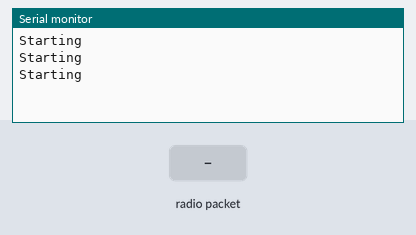
This program was run on a simulated Arduino Nano, built with avr-gcc and run on an emulated ATmega328P. Parts: the last lines printed to the serial monitor. The inputs (shaded band) are chosen by the test bench. No radio packets arrive unless stated.

Above: at 1.2 s.
1.3 s: radio packet "1" arrives
At 2.5 s:
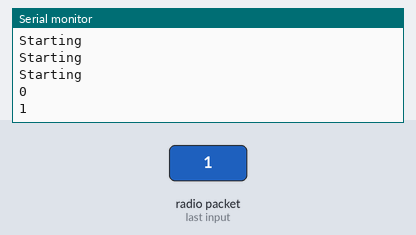
2.8 s: radio packet "2" arrives
At 3.9 s:
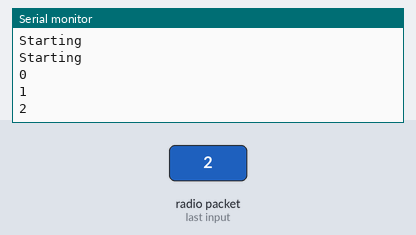

The program:

main.cpp
```cpp
#include <Arduino.h>
#include <SPI.h>
#include <nRF24L01.h>
#include <RF24.h>

#define ListeningDuration 1000
#define SendingDuration 100
#define AcknowledgeDuration 100


RF24 radio(7, 10); // CE, CSN

const byte address[6] {"00001"};

const char text[] {"Hello I am module 1"};
const char collision[] {"collision"};
const char send_ack[] {"ack"};

int STATE {0};
int i {0};

long start {0};
long duration {0};

bool first {true};
bool first2 {true};
bool first3 {true};
bool first6 {true};
bool collision_first {true};

void setup()
{
  Serial.begin(115200);

  radio.begin();
  radio.openReadingPipe(0, address);
  radio.openWritingPipe(address);
  radio.setPALevel(RF24_PA_HIGH);
  Serial.println("Starting");
  start = millis();
}

void loop()
{
  duration = millis() - start;
  switch(STATE)
  {
    case 0:
    {
      Serial.println("Starting");
      first = true;
      first2 = true;
      first3 = true;
      first6 = true;
      collision_first = true;

      radio.startListening();
      STATE = 1;
      break;
    }

    case 1:
    {
      if(first)
      {
        //Serial.println("Scanning for other system");
        start = millis();
        first = false;
        break;
      }
      if(duration <= ListeningDuration)
      {
        if (radio.available())
        {
          //Serial.print("Other system detected");
          Serial.println(i);
          i++;
          char received[32] = "";
          radio.read(&received, sizeof(received));
          Serial.println(received);
          int eval = strcmp("collision", received);
          if(eval == 0)
          {
            STATE = 6;
          }
          else
          {
            STATE = 2;
          }
        }
      }
      else
      {
        start = millis();
        STATE = 5;
      }
      break;
    }

    case 2:
    {
      radio.stopListening();
      //Serial.println("Sending distress signal");
      delay(10);
      radio.write(&collision, sizeof(collision));
      STATE = 3;
      break;
    }

    case 3:
    {
      if(first3)
      {
        start = millis();
        first3 = false;
        break;
      }
      radio.startListening();
      delay(10);
      if(radio.available())
      {
        //Serial.println("Checking for acknowledgement");
        char ack[32] {"/0"};
        radio.read(&ack, sizeof(ack));
        Serial.println(ack);
        int eval = strcmp("ack", ack);
        if(eval == 0)
        {
          //Serial.println("collision acknowledged");
          STATE = 4;
          break;
        }
      }
      if(duration > AcknowledgeDuration)
      {
        STATE = 2;
      }
      break;
    }

    case 4:
    {
      if(collision_first)
      {
        Serial.println("Collision has been detected");
        collision_first = false;
      }
      break;
    }

    case 5:
    {
      //Serial.println("Sending");
      radio.stopListening();
      delay(10);
      radio.write(&text, sizeof(text));
      STATE = 0;
      break;
    }

    case 6:
    {
      if(first6)
      {
        start = millis();
        first6 = false;
        break;
      }
      //Serial.println("Sending ACK");
      radio.stopListening();
      delay(10);
      radio.write(&send_ack, sizeof(send_ack));
      if(duration > AcknowledgeDuration)
      {
        STATE = 4;
      }

      break;
    }

    default:
    {
      break;
    }
  }

}
```

StateMachine.h
```cpp
#ifndef StateMachine_h
#define StateMachine_h

#define RadioReset 0
#define RadioScan 1
#define OtherSystemDetected 2
#define CollisionDetected 3
#define RadioBeacon 4
#define CheckForTimeSlot 5
#define WaitForTimeSlot 6
#define TakeTimeSlot 7
#define WaitForNeighborAcknowledge 8
#define WaitForAcknowledge 9
#define SendAcknowledge 10
#define WaitForSync 11
#define HoldTimeSlot 12
#define NeighborRequest 13
#define ListenForNeighbor 14
#define SendNeighborAcknowledge 15
#define WaitForNeighborAcknowledge 16
#define WaitForNeighborRequest 17
#define AnswerNeighborRequest 18
#define WaitForInsertion 19

#endif
```

Source omitted: mainV7.cpp (31603 bytes)

Measured:
- after the input at 1.3 s, the serial monitor: prints a new line at once (image 1)
- after the input at 2.8 s, the serial monitor: prints a new line at once (image 2)
